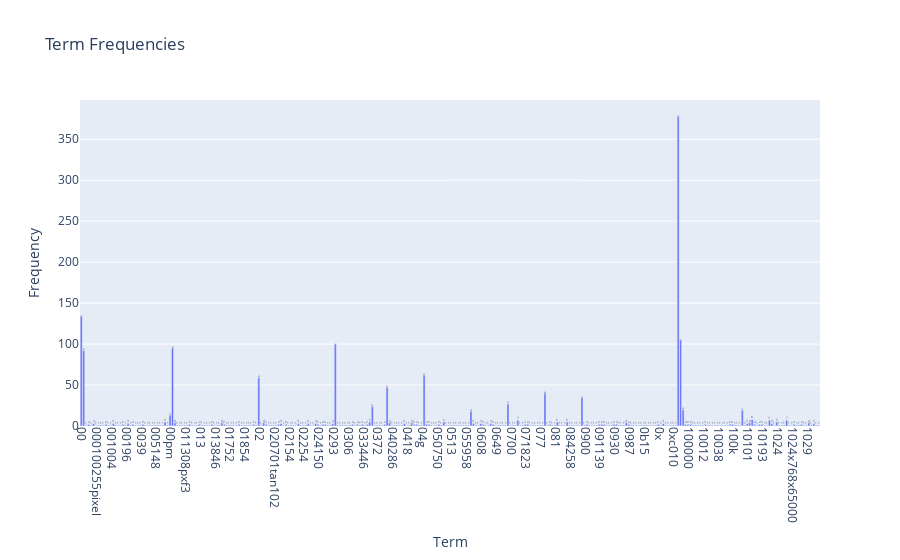

The notebook cell this image was saved under:
### Markdown cell above
### >>> **Exercise 13 (take home):**
If you want a nicer interactive visualization here, I would encourage you try to install and use plotly to achieve this.

### Code cell
# Answer here
import plotly.express as px

# 將詞彙頻率和詞彙名稱創建為一個DataFrame
term_frequencies_df = pd.DataFrame({'Term': count_vect.get_feature_names_out()[:300],
                                    'Frequency': term_frequencies[:300]})

# 使用Plotly創建互動式條形圖
fig = px.bar(term_frequencies_df, x='Term', y='Frequency', text='Frequency',
             title='Term Frequencies', labels={'Term': 'Term', 'Frequency': 'Frequency'})

# 設定標籤角度以便更好地顯示
fig.update_xaxes(tickangle=90)

# 顯示互動式條形圖
fig.show()

### Figure 1 — Plotly figure (JSON) as saved in the notebook; plotly's stock layout.template omitted (floating-point values rounded to 4 significant figures; data arrays with more than 128 entries replaced by an {"elided": "..."} marker saying what was removed)
{"data": [{"alignmentgroup": "True", "hovertemplate": "Term=%{x}<br>Frequency=%{text}<extra></extra>", "legendgroup": "", "marker": {"color": "#636efa", "pattern": {"shape": ""}}, "name": "", "offsetgroup": "", "orientation": "v", "showlegend": false, "text": {"elided": "300 int values"}, "textposition": "auto", "type": "bar", "x": {"elided": "300 str values"}, "xaxis": "x", "y": {"elided": "300 int values"}, "yaxis": "y"}], "layout": {"barmode": "relative", "legend": {"tracegroupgap": 0}, "title": {"text": "Term Frequencies"}, "xaxis": {"anchor": "y", "domain": [0, 1], "tickangle": 90, "title": {"text": "Term"}}, "yaxis": {"anchor": "x", "domain": [0, 1], "title": {"text": "Frequency"}}}}
